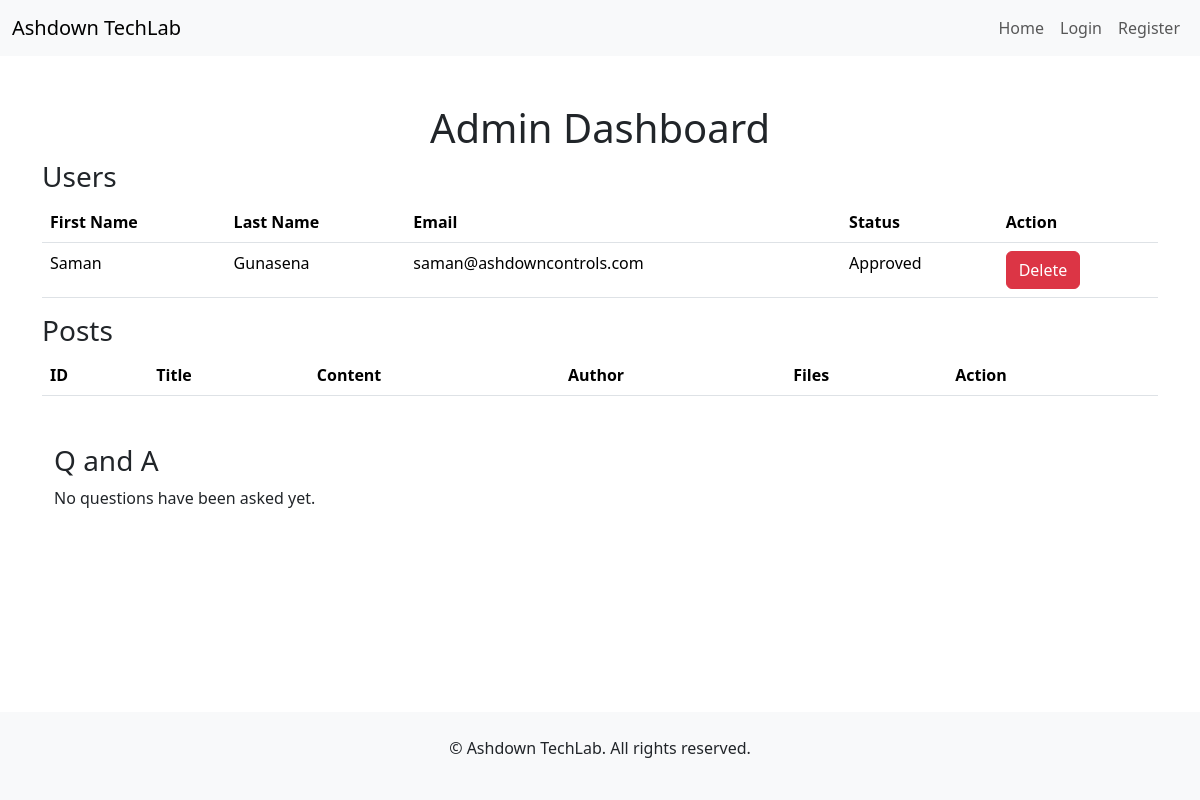
Page /admin_dashboard on the committed database.
### tables this page shows
CREATE TABLE users (
            id INTEGER PRIMARY KEY AUTOINCREMENT,
            firstname TEXT NOT NULL,
            lastname TEXT NOT NULL,
            email TEXT NOT NULL UNIQUE,
            password TEXT NOT NULL,
            is_admin INTEGER DEFAULT 0,
            is_approved INTEGER DEFAULT 0
        );

### app.py (the view, shortened to what this page needs)
@app.route('/admin_dashboard')
def admin_dashboard():
    conn = get_db_connection()
    users = conn.execute('SELECT * FROM users').fetchall()
    posts = conn.execute('SELECT * FROM posts').fetchall()
    qanda = conn.execute('SELECT * FROM questions').fetchall()
    questions_with_answers = []
    conn.close()
    return render_template('admin_dashboard.html', users=users, posts=posts,
                           questions_with_answers=questions_with_answers)

### app.py (called while the page is built)
def get_db_connection():
    conn = sqlite3.connect('site.db')
    conn.row_factory = sqlite3.Row  # Allows us to access columns by name
    return conn

### templates/admin_dashboard.html (shortened to what this page needs)
{% extends "base.html" %}
{% block content %}
    <h1 class="text-center">Admin Dashboard</h1>
<div>
    <h3>Users</h3>
    <table class="table">
        <thead>
            <tr>
                <th>First Name</th>
                <th>Last Name</th>
                <th>Email</th>
                <th>Status</th>
                <th>Action</th>
            </tr>
        </thead>
        <tbody>
            {% for user in users %}
            <tr>
                <td>{{ user.firstname }}</td>
                <td>{{ user.lastname }}</td>
                <td>{{ user.email }}</td>
                <td>{{ 'Approved' if user.is_approved else 'Unapproved' }}</td>
                <td>
                    <a href="{{ url_for('delete_user', user_id=user.id) }}" class="btn btn-danger" onclick="return confirm('Are you sure you want to delete this user?');">Delete</a>
                </td>
            </tr>
            {% endfor %}
        </tbody>
    </table>
    </div>
<div>
<h3>Posts</h3>
<table class="table">
    <thead>
    <tr>
        <th> ID</th>
        <th> Title</th>
        <th> Content</th>
        <th> Author</th>
        <th> Files</th>
        <th> Action </th>
    </tr>
    </thead>
</table>
    </div>
<div class="container mt-5">
    <h3>Q and A</h3>
    {% if questions_with_answers %}
        <ul class="list-group">
            {% for qna in questions_with_answers %}
                <li class="list-group-item">
                    <h5>Q: {{ qna['question']|e }}</h5>
                    <h6>{{ qna['created_at']|e }}</h6>
                    <ul class="list-group mt-2">
                        {% for answer in qna['answers'] %}
                            <li class="list-group-item">
                                <p>{{ answer['answer']|e }}</p>
                                {% if answer['attachment'] %}
                                    <p>
                                        <a href="{{ url_for('static', filename='uploads/' ~ answer['attachment']) }}" download>Download Attachment</a>
                                    </p>
                                {% endif %}
                                <small>Answered by {{ answer['author']|e }} on {{ answer['created_at'] }}</small>
                            </li>
                        {% else %}
                            <li class="list-group-item">No answers yet.</li>
                        {% endfor %}
                    </ul>
                    <form action="{{ url_for('delete_question', question_id=qna['id']) }}" method="POST" class="d-inline-block" onsubmit="return confirm('Are you sure you want to delete this question and all its related answers?');">
                        <button type="submit" class="btn btn-danger btn-sm">Delete Question</button>
                    </form>
                </li>
            {% endfor %}
        </ul>
    {% else %}
        <p>No questions have been asked yet.</p>
    {% endif %}
</div>
{% endblock %}

### templates/base.html (shortened to what this page needs)
<!DOCTYPE html>
<html lang="en">
<head>
    <link href="https://cdn.jsdelivr.net/npm/bootstrap@5.3.3/dist/css/bootstrap.min.css" rel="stylesheet">
    <link href="https://cdn.jsdelivr.net/npm/bootstrap-icons/font/bootstrap-icons.css" rel="stylesheet">
    <link rel="stylesheet" href="{{ url_for('static', filename='styles.css') }}">
</head>
<body class="d-flex flex-column min-vh-100">
    <nav class="navbar navbar-expand-lg navbar-light bg-light">
        <div class="container-fluid">
            <a class="navbar-brand" href="{{ url_for('home') }}">Ashdown TechLab</a>
            <div class="collapse navbar-collapse" id="navbarNav">
                <ul class="navbar-nav ms-auto">
                    <li class="nav-item">
                        <a class="nav-link" href="{{ url_for('home') }}">Home</a>
                    </li>
                    {% if current_user.is_authenticated %}
                        <li class="nav-item">
                            <a class="nav-link" href="{{ url_for('add_post') }}">Add Post</a>
                        </li>
                        <li class="nav-item">
                            <a class="nav-link" href="{{ url_for('ask_question') }}">Ask a Question</a>
                        </li>
                        <li class="nav-item">
                            <a class="nav-link" href="{{ url_for('logout') }}">Logout</a>
                        </li>
                    {% else %}
                        <li class="nav-item">
                            <a class="nav-link" href="{{ url_for('login') }}">Login</a>
                        </li>
                        <li class="nav-item">
                            <a class="nav-link" href="{{ url_for('register') }}">Register</a>
                        </li>
                    {% endif %}
                </ul>
            </div>
        </div>
    </nav>
    <div class="container mt-5">
        {% block content %}
        {% endblock %}
    </div>
    <footer class="bg-light text-center text-lg-start mt-auto">
        <div class="container p-4">
            <p class="text-center">© {{ current_year }} Ashdown TechLab. All rights reserved.</p>
        </div>
    </footer>
</body>
</html>

### rows in the picture
users: firstname "Saman", lastname "Gunasena", email "saman@ashdowncontrols.com", is_approved "Approved"
